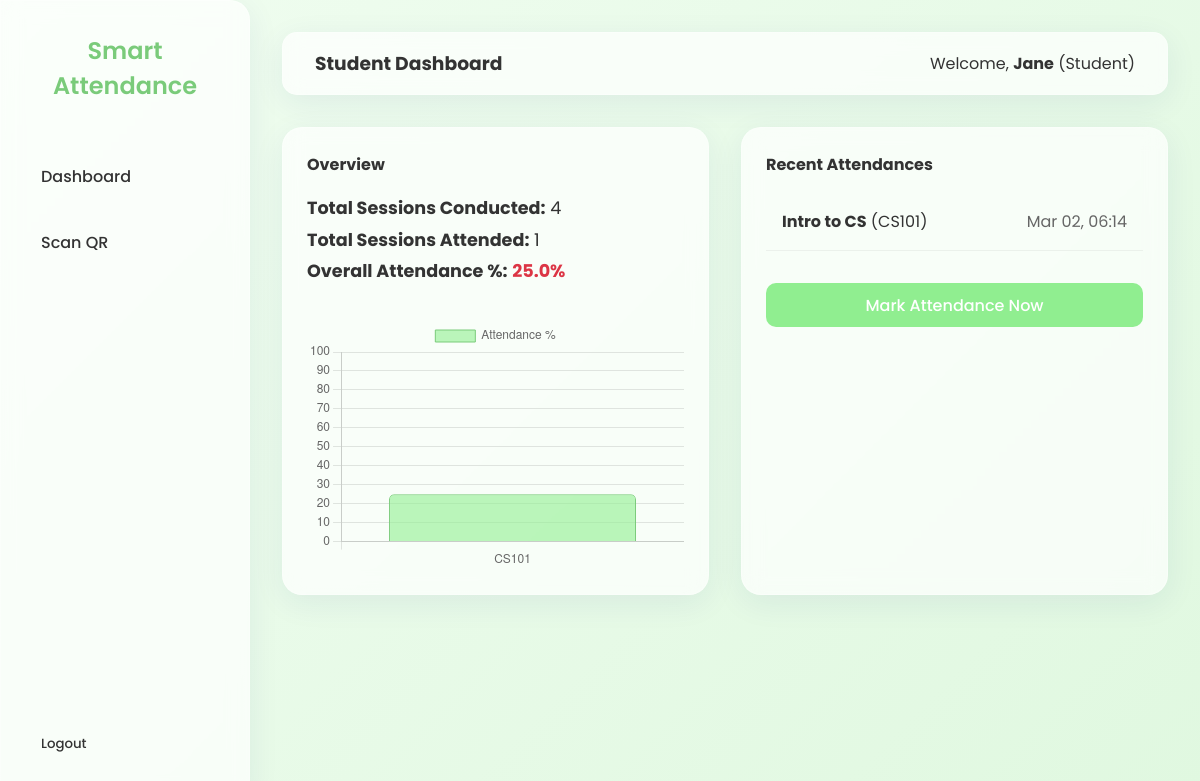
Before: /student/ (signed in) with the older database file.
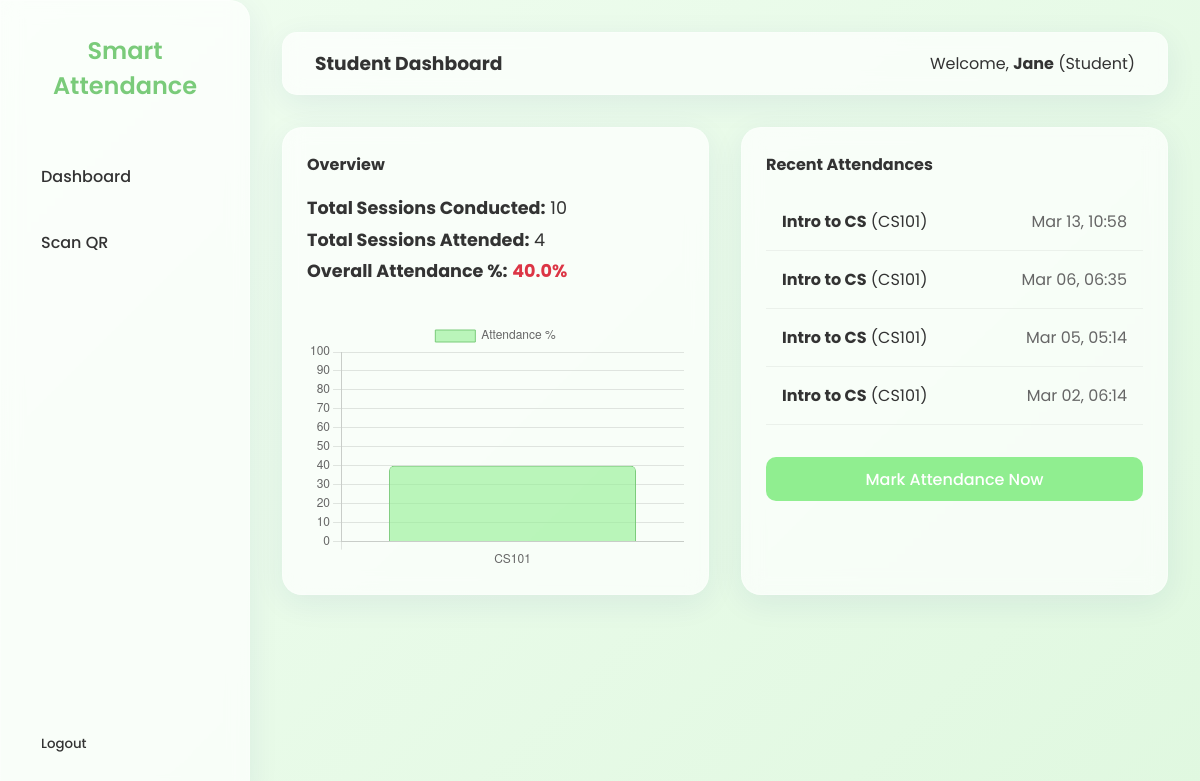
After: the same page with the newer database file.
### attendance/models.py (models this page shows, shortened)
class Attendance(models.Model):
    session = models.ForeignKey(Session, on_delete=models.CASCADE, related_name='attendances')
    student = models.ForeignKey(
        settings.AUTH_USER_MODEL,
        on_delete=models.CASCADE,
        limit_choices_to={'role': 'STUDENT'}
    )
    time_marked = models.DateTimeField(auto_now_add=True)
    class Meta:
        unique_together = ('session', 'student')

class Session(models.Model):
    subject = models.ForeignKey(Subject, on_delete=models.CASCADE)
    staff = models.ForeignKey(
        settings.AUTH_USER_MODEL,
        on_delete=models.CASCADE,
        limit_choices_to={'role': 'STAFF'}
    )
    date = models.DateField(auto_now_add=True)
    start_time = models.DateTimeField(auto_now_add=True)
    expiry_time = models.DateTimeField()
    token = models.UUIDField(default=uuid.uuid4, editable=False)
    otp = models.CharField(max_length=6)

### core/models.py (models this page shows, shortened)
class Subject(models.Model):
    name = models.CharField(max_length=100)
    code = models.CharField(max_length=20, unique=True)
    department = models.ForeignKey(Department, on_delete=models.CASCADE)
    staff = models.ManyToManyField(
        settings.AUTH_USER_MODEL,
        limit_choices_to={'role': 'STAFF'},
        related_name='subjects'
    )
    students = models.ManyToManyField(
        settings.AUTH_USER_MODEL,
        limit_choices_to={'role': 'STUDENT'},
        related_name='enrolled_subjects',
        blank=True
    )

### dashboard/views.py (the view)
# urls.py: path('student/', views.student_dashboard, name='student_dashboard'),
@login_required
@student_required()
def student_dashboard(request):
    import json
    user = request.user
    enrolled_subjects = user.enrolled_subjects.all()
    total_sessions_conducted = Session.objects.filter(subject__in=enrolled_subjects).count()
    total_attended = Attendance.objects.filter(student=user).count()
    attendance_percentage = 0
    if total_sessions_conducted > 0:
        attendance_percentage = round((total_attended / total_sessions_conducted) * 100, 2)
    subject_labels = []
    subject_data = []
    for sub in enrolled_subjects:
        sub_sessions = Session.objects.filter(subject=sub).count()
        if sub_sessions > 0:
            att = Attendance.objects.filter(student=user, session__subject=sub).count()
            subject_labels.append(sub.code)
            subject_data.append(round((att/sub_sessions)*100, 2))
    recent_attendances = Attendance.objects.filter(student=user).order_by('-time_marked')[:10]
    context = {
        'total_sessions': total_sessions_conducted,
        'total_attended': total_attended,
        'attendance_percentage': attendance_percentage,
        'chart_labels': json.dumps(subject_labels),
        'chart_data': json.dumps(subject_data),
        'recent_attendances': recent_attendances
    }
    return render(request, 'dashboard/student_dashboard.html', context)

### templates/dashboard/student_dashboard.html (shortened to what this page needs)
{% extends 'base.html' %}
{% block page_title %}Student Dashboard{% endblock %}
{% block extra_js %}
<script>
    document.addEventListener("DOMContentLoaded", function () {
        const ctx = document.getElementById('attendanceChart').getContext('2d');
        const labels = JSON.parse('{{ chart_labels|safe }}');
        const data = JSON.parse('{{ chart_data|safe }}');
        new Chart(ctx, {
            type: 'bar',
            data: {
                labels: labels,
                datasets: [{
                    label: 'Attendance %',
                    data: data,
                    backgroundColor: 'rgba(144, 238, 144, 0.6)',
                    borderColor: 'rgba(122, 203, 122, 1)',
                    borderWidth: 1,
                    borderRadius: 5
                }]
            },
            options: {
                scales: {
                    y: {
                        beginAtZero: true,
                        max: 100
                    }
                },
                responsive: true,
                maintainAspectRatio: false
            }
        });
    });
</script>
{% endblock %}
{% block content %}
<div style="display: grid; grid-template-columns: repeat(auto-fit, minmax(300px, 1fr)); gap: 2rem;">
    <div class="glass-card" style="padding: 1.5rem;">
        <h4>Overview</h4>
        <div style="margin-top: 1rem; font-size: 1.1rem; line-height: 1.8;">
            <p><strong>Total Sessions Conducted:</strong> {{ total_sessions }}</p>
            <p><strong>Total Sessions Attended:</strong> {{ total_attended }}</p>
            <p><strong>Overall Attendance %:</strong>
                <span
                    style="color: {% if attendance_percentage >= 75 %}#28a745{% else %}#dc3545{% endif %}; font-weight: bold;">
                    {{ attendance_percentage }}%
                </span>
            </p>
        </div>
        <div style="margin-top: 2rem; height: 250px;">
            <canvas id="attendanceChart"></canvas>
        </div>
    </div>
    <div class="glass-card" style="padding: 1.5rem;">
        <h4>Recent Attendances</h4>
        <ul style="list-style: none; padding: 0; margin-top: 1rem;">
            {% for att in recent_attendances %}
            <li
                style="padding: 1rem; border-bottom: 1px solid rgba(0,0,0,0.05); display: flex; justify-content: space-between;">
                <div>
                    <strong>{{ att.session.subject.name }}</strong> ({{ att.session.subject.code }})
                </div>
                <div style="color: #666;">
                    {{ att.time_marked|date:"M d, H:i" }}
                </div>
            </li>
            {% empty %}
            <li style="padding: 1rem; text-align: center; color: #666;">No recent attendances.</li>
            {% endfor %}
        </ul>
        <div style="margin-top: 2rem; text-align: center;">
            <a href="{% url 'student_scan' %}" class="btn" style="width: 100%;">Mark Attendance Now</a>
        </div>
    </div>
</div>
{% endblock %}

Changed rows visible on the page:
added Attendance: session.subject.name "Intro to CS", session.subject.code "CS101", time_marked "Mar 13, 10:58"
added Attendance: session.subject.name "Intro to CS", session.subject.code "CS101", time_marked "Mar 06, 06:35"
added Attendance: session.subject.name "Intro to CS", session.subject.code "CS101", time_marked "Mar 05, 05:14"
Other visible differences:
{{ total_sessions }}: "4" → "10"
{{ total_attended }}: "1" → "4"
{{ attendance_percentage }}: "25.0" → "40.0"
chart data {{ chart_data|safe }}: [25.0] → [40.0]
